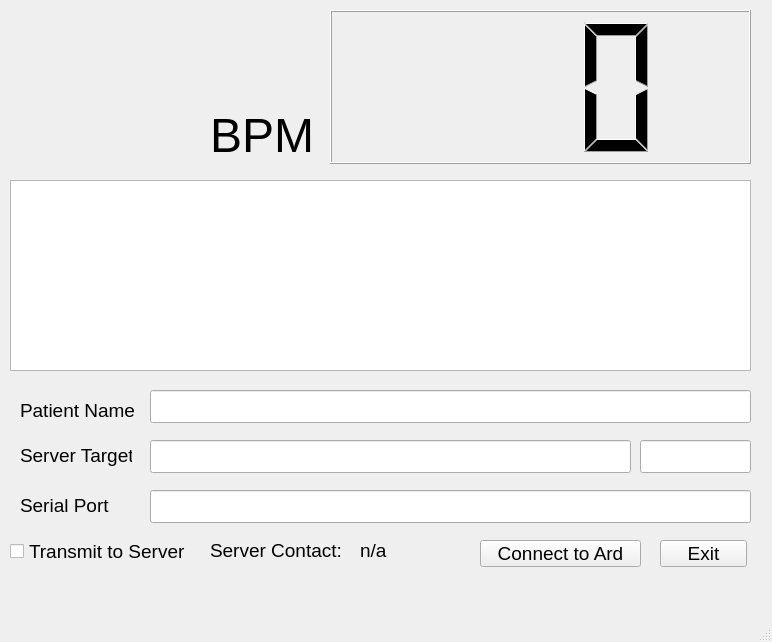
<?xml version="1.0" encoding="UTF-8"?>
<ui version="4.0">
 <class>MainWindow</class>
 <widget class="QMainWindow" name="MainWindow">
  <property name="geometry">
   <rect>
    <x>0</x>
    <y>0</y>
    <width>772</width>
    <height>642</height>
   </rect>
  </property>
  <property name="font">
   <font>
    <pointsize>14</pointsize>
   </font>
  </property>
  <property name="windowTitle">
   <string>Heartrate Monitor Demo</string>
  </property>
  <widget class="QWidget" name="centralwidget">
   <widget class="QGraphicsView" name="graphicsView">
    <property name="geometry">
     <rect>
      <x>10</x>
      <y>180</y>
      <width>741</width>
      <height>191</height>
     </rect>
    </property>
   </widget>
   <widget class="QLabel" name="label_2">
    <property name="geometry">
     <rect>
      <x>210</x>
      <y>110</y>
      <width>111</width>
      <height>51</height>
     </rect>
    </property>
    <property name="font">
     <font>
      <pointsize>36</pointsize>
     </font>
    </property>
    <property name="text">
     <string>BPM</string>
    </property>
   </widget>
   <widget class="QLCDNumber" name="lcdNumber">
    <property name="geometry">
     <rect>
      <x>330</x>
      <y>10</y>
      <width>421</width>
      <height>154</height>
     </rect>
    </property>
    <property name="numDigits">
     <number>3</number>
    </property>
   </widget>
   <widget class="QCheckBox" name="sendDataCheck">
    <property name="geometry">
     <rect>
      <x>10</x>
      <y>540</y>
      <width>231</width>
      <height>22</height>
     </rect>
    </property>
    <property name="text">
     <string>Transmit to Server</string>
    </property>
   </widget>
   <widget class="QPushButton" name="exitButton">
    <property name="geometry">
     <rect>
      <x>660</x>
      <y>540</y>
      <width>87</width>
      <height>27</height>
     </rect>
    </property>
    <property name="text">
     <string>Exit</string>
    </property>
   </widget>
   <widget class="QPushButton" name="startButton">
    <property name="geometry">
     <rect>
      <x>480</x>
      <y>540</y>
      <width>161</width>
      <height>27</height>
     </rect>
    </property>
    <property name="text">
     <string>Connect to Ard</string>
    </property>
   </widget>
   <widget class="QLabel" name="label_3">
    <property name="geometry">
     <rect>
      <x>20</x>
      <y>390</y>
      <width>116</width>
      <height>41</height>
     </rect>
    </property>
    <property name="text">
     <string>Patient Name</string>
    </property>
   </widget>
   <widget class="QLabel" name="label">
    <property name="geometry">
     <rect>
      <x>20</x>
      <y>440</y>
      <width>112</width>
      <height>31</height>
     </rect>
    </property>
    <property name="text">
     <string>Server Target</string>
    </property>
   </widget>
   <widget class="QLineEdit" name="nameLineEdit">
    <property name="geometry">
     <rect>
      <x>150</x>
      <y>390</y>
      <width>601</width>
      <height>33</height>
     </rect>
    </property>
   </widget>
   <widget class="QLineEdit" name="serverNameLineEdit">
    <property name="geometry">
     <rect>
      <x>150</x>
      <y>440</y>
      <width>481</width>
      <height>33</height>
     </rect>
    </property>
   </widget>
   <widget class="QLineEdit" name="serialPortLineEdit">
    <property name="geometry">
     <rect>
      <x>150</x>
      <y>490</y>
      <width>601</width>
      <height>33</height>
     </rect>
    </property>
   </widget>
   <widget class="QLabel" name="label_4">
    <property name="geometry">
     <rect>
      <x>20</x>
      <y>490</y>
      <width>112</width>
      <height>31</height>
     </rect>
    </property>
    <property name="text">
     <string>Serial Port</string>
    </property>
   </widget>
   <widget class="QLineEdit" name="serverPortLineEdit">
    <property name="geometry">
     <rect>
      <x>640</x>
      <y>440</y>
      <width>111</width>
      <height>33</height>
     </rect>
    </property>
   </widget>
   <widget class="QLabel" name="label_5">
    <property name="geometry">
     <rect>
      <x>210</x>
      <y>540</y>
      <width>141</width>
      <height>20</height>
     </rect>
    </property>
    <property name="text">
     <string>Server Contact:</string>
    </property>
   </widget>
   <widget class="QLabel" name="serverStatusLabel">
    <property name="geometry">
     <rect>
      <x>360</x>
      <y>540</y>
      <width>58</width>
      <height>21</height>
     </rect>
    </property>
    <property name="text">
     <string>n/a</string>
    </property>
   </widget>
  </widget>
  <widget class="QMenuBar" name="menubar">
   <property name="geometry">
    <rect>
     <x>0</x>
     <y>0</y>
     <width>772</width>
     <height>33</height>
    </rect>
   </property>
  </widget>
  <widget class="QStatusBar" name="statusbar"/>
 </widget>
 <resources/>
 <connections/>
</ui>
